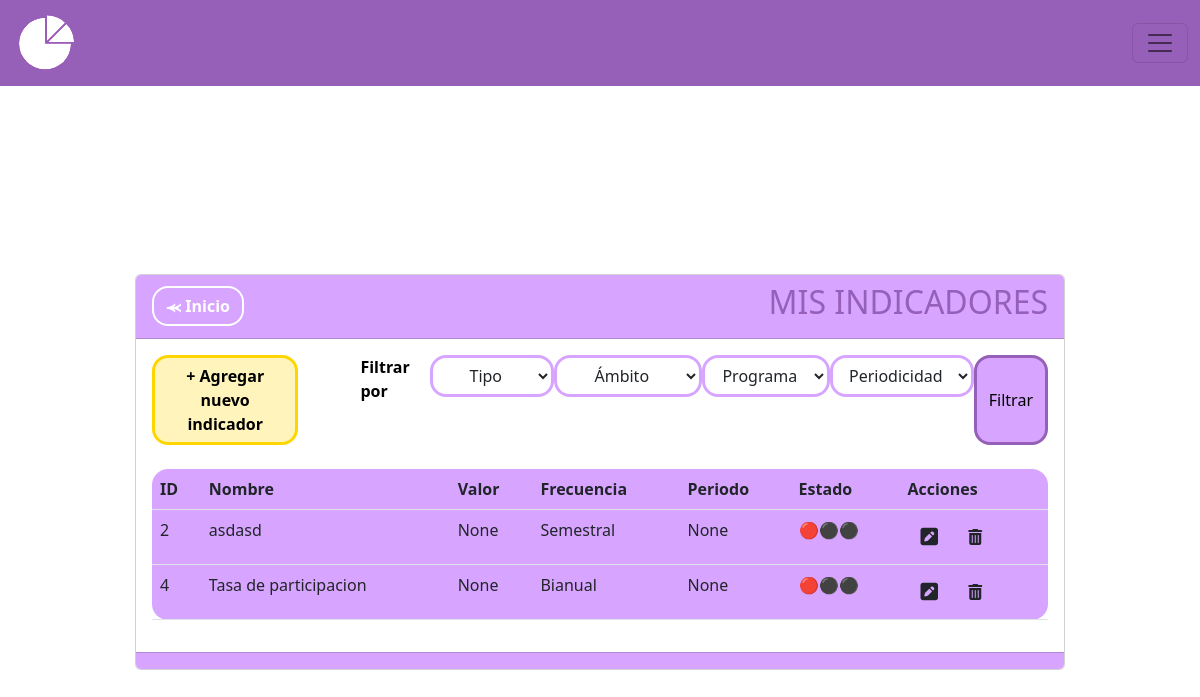
Before: /indicadores with the older database file.
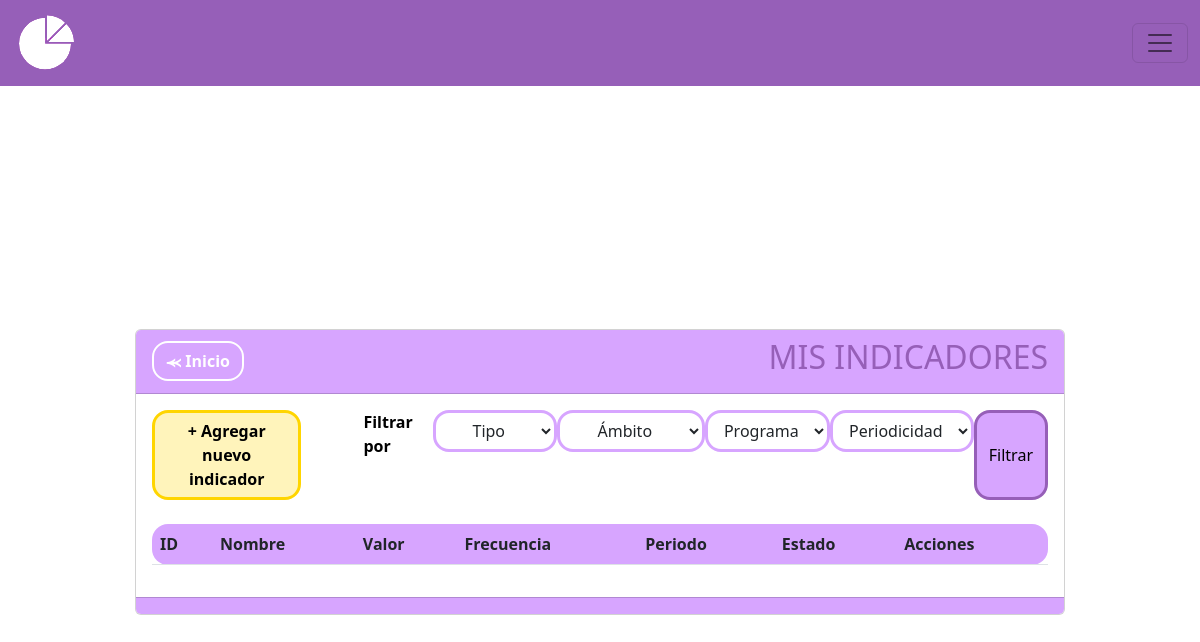
After: the same page with the newer database file.
### MIReApp/models.py (models this page shows, shortened)
class Indicador(models.Model):
    id = models.AutoField(primary_key=True)
    nombre = models.CharField(max_length=100,
                              verbose_name='Nombre',
                              unique= True,
                              validators= [
                                  RegexValidator(regex= r'^[a-zA-Z\s]*$',
                                                 message="El nombre no puede contener caracteres especiales.",
                                                 code='invalid_nombre')
                              ])
    descripcion = models.CharField(max_length=100, verbose_name='Descripción', blank=True, null=True)
    ambito = models.ForeignKey('Ambito', on_delete=models.CASCADE)
    tipo = models.ForeignKey('Tipo', on_delete=models.CASCADE)
    programa = models.ForeignKey('Programa', on_delete=models.SET_NULL, null=True, blank=True)
    objetivo = models.ForeignKey('Objetivos', on_delete=models.CASCADE, blank=True, null=True)
    frecuencia = models.CharField(verbose_name='Frecuencia de medición',max_length=10, choices=FRECUENCIAS)
    formula = models.CharField(max_length=20, choices= FORMULAS,verbose_name='Formula', blank=True)
    numerador = models.ForeignKey('Metrica', related_name='Numerador', on_delete=models.CASCADE, blank=True, null=True)
    denominador = models.ForeignKey('Metrica', related_name='Denominador', on_delete=models.CASCADE, blank=True, null=True)
    numerador_periodo = models.ForeignKey('HistorialMetrica', related_name='Instancia_Numerador', on_delete=models.CASCADE, blank=True, null=True)
    denominador_periodo = models.ForeignKey('HistorialMetrica', related_name='Instancia_Denominador', on_delete=models.CASCADE, blank=True, null=True)
    numerador_medida = models.CharField(max_length=100, verbose_name='', blank=True, null=True)
    denominador_medida = models.CharField(max_length=100, verbose_name='', blank=True, null=True)
    numerador_valor = models.PositiveIntegerField(verbose_name='', blank=True, null=True)
    denominador_valor = models.PositiveIntegerField(verbose_name='' , blank=True, null=True)
    resultado = models.CharField(max_length=100, verbose_name='', blank=True, null=True)
    estado = models.CharField(max_length=100, verbose_name='Descripción', blank=True, null=True)

### MIReApp/views.py (the view)
# urls.py: path('indicadores',views.indicadores, name='indicadores'),
def indicadores(request):
    indicadores = Indicador.objects.all()
    tipos = Tipo.objects.all()
    ambitos = Ambito.objects.all()
    programas = Programa.objects.all()
    return render(request, 'indicadores/index.html', {'indicador': indicadores,'tipos': tipos,'ambitos': ambitos,'programas': programas,})

### MIReApp/templates/indicadores/index.html (shortened to what this page needs)
{% extends "base.html" %}
{% block contenido %}
<br>
<br>
<br>
<br>
<br>
<center>
    <link rel="stylesheet" href="https://cdnjs.cloudflare.com/ajax/libs/font-awesome/6.4.2/css/all.min.css">
    <div class="col-md-10 card" style="text-align: left;">
        <div class="card-header" style="background-color: #D7A5FF;">
            <div style="display: flex; justify-content: space-between; align-items: center;">
                <span>
                    <a href="{% url 'inicio' %}" class="btn btn-secondary rounded-4 fw-bold" style="background-color: transparent; color:white;border-color: white;border-width: 2px;">⪻ Inicio</a>
                </span>
                <span>
                    <h2>MIS INDICADORES</h2>
                </span>
            </div>
        </div>
        <div class="card-body">
            <form method="GET" action="{% url 'lista_indicadores' %}" class="d-flex flex-row">
                <a name="" id="" class="btn fw-bold rounded-4" href="{% url 'crear_indicador' %}" style="background-color: #fff4bb;color: #000000;border-color: #ffd500;border-width: 3px;">+ Agregar nuevo indicador</a>
                <a class="fw-bold" style="color: black;margin-left:62px ;text-decoration: none;">Filtrar por</a>
                <div class="form-group">
                    <select name="tipo" id="tipo" class="btn dropdown-toggle rounded-4" type="button" data-bs-toggle="dropdown" aria-expanded="false"style="margin-left: 20px;width:min-content;border-color: #D7A5FF;border-width: 3px;">
                        <option value="">Tipo</option>
                    </select>
                </div>
                <div class="form-group">
                    <select name="ambito" id="ambito" class="btn dropdown-toggle rounded-4" type="button" data-bs-toggle="dropdown" aria-expanded="false"style="width:min-content;border-color: #D7A5FF;border-width: 3px;">
                        <option value="">Ámbito</option>
                    </select>
                </div>
                <div class="form-group">
                    <select name="programa" id="programa" class="btn dropdown-toggle rounded-4" type="button" data-bs-toggle="dropdown" aria-expanded="false"style="width:min-content;border-color: #D7A5FF;border-width: 3px;">
                        <option value="">Programa</option>
                    </select>
                </div>
                <div class="form-group">
                    <select name="periodicidad" id="periodicidad" class="btn dropdown-toggle rounded-4" type="button" data-bs-toggle="dropdown" aria-expanded="false"style="width:min-content;border-color: #D7A5FF;border-width: 3px;">
                        <option value="">Periodicidad</option>
                    </select>
                </div>
                <button type="submit" class="btn rounded-4"style="background-color:#D7A5FF; color: #000000;border-color: #965FB8;border-width: 3px;width:min-content">Filtrar</button>
            </form>
            <br>
            <div class="table-responsive">
                <table class="table rounded-4" style="background-color: #D7A5FF;">
                    <thead>
                        <tr>
                            <th scope="col">ID</th>
                            <th scope="col">Nombre</th>
                            <th scope="col">Valor</th>
                            <th scope="col">Frecuencia</th>
                            <th scope="col">Periodo</th>
                            <th scope="col">Estado</th>
                            <th scope="col">Acciones</th>
                        </tr>
                    </thead>
                    <tbody>
                        {% for indi in indicador %}
                        <tr class="">
                            <td scope="row">{{ indi.id }}</td>
                            <td>{{ indi.nombre }}</td>
                            <td>{{ indi.resultado }}</td>
                            <td>{{ indi.frecuencia }}</td>
                            <td>{{ indi.numerador_periodo }}</td>
                            {% if indi.numerador_medida == None and indi.denominador_medida == None and indi.numerador_valor == None and indi.denominador_valor == None %}
                                <td> 🔴⚫⚫ </td>
                            {% elif indi.numerador_medida != None and indi.denominador_medida != None and indi.numerador_valor != None and indi.denominador_valor != None %}
                                <td> ⚫⚫🟢 </td>
                            {% else %}
                                <td> ⚫🟡⚫ </td>
                            {% endif %}
                            <td>
                                <a class="btn" href="{% url 'editar_indicador' indi.id %}"><i class="fa-solid fa-square-pen fa-lg"></i></a>
                                <a class="btn eliminarIndicador-btn" href="{% url 'eliminar_indicador' indi.id %}" data-id="{{ item.id }}" role="button"><i class="fa-solid fa-trash-can"></i></a>
                            </td>
                        </tr>
                        {% endfor %}
                    </tbody>
                </table>
            </div>
        </div>
        <div class="card-footer text-muted" style="background-color: #D7A5FF;">
        </div>
    </div>
</div>
{% endblock %}

### MIReApp/templates/base.html (shortened to what this page needs)
{% load static %}
<!doctype html>
<html lang="en">
<head>
  <link type="text/css" href='{% static "css/base.css" %}' rel="stylesheet"/>
  <link href="https://cdn.jsdelivr.net/npm/bootstrap@5.2.1/dist/css/bootstrap.min.css" rel="stylesheet"
>
</head>
<body>
  <nav class="navbar bg-body-tertiary fixed-top" style="background-color: #965FB8; position: fixed;">
    <div class="container-fluid">
      <a class="nav-item nav-link fw-bold " style="color: #965FB8;" href="{% url 'inicio' %}" aria-current="page">
      <img src="/../static/images/grafiquita.png" class="rounded-3"></a>
      <button class="navbar-toggler" type="button" data-bs-toggle="offcanvas" data-bs-target="#offcanvasNavbar" aria-controls="offcanvasNavbar" aria-label="Toggle navigation" >
        <span class="navbar-toggler-icon"></span>
      </button>
    </div>
    </nav>
    <div class="container">
        <div class="row">
            <div class="col-12" id="formulario-container">
              <br>
              {% block contenido %} {% endblock %}
            </div>
        </div>
</body>
</html>

### MIReApp/static/css/base.css (style rules this page uses)
html, body { margin: 0; width: 100%; height: 100%; display: flex; justify-content: center; align-items: center; font-family: 'Dosis', sans-serif; font-weight: 300; -webkit-user-select: none; -moz-user-select: none; -ms-user-select: none; user-select: none; }
h2 { color: #965FB8; }
button { color:rgb(255, 255, 255); background-color: #D7A5FF }

Changed rows visible on the page:
removed Indicador: id "2", nombre "asdasd", resultado "None", frecuencia "Semestral", numerador_periodo "None"
removed Indicador: id "4", nombre "Tasa de participacion", resultado "None", frecuencia "Bianual", numerador_periodo "None"
